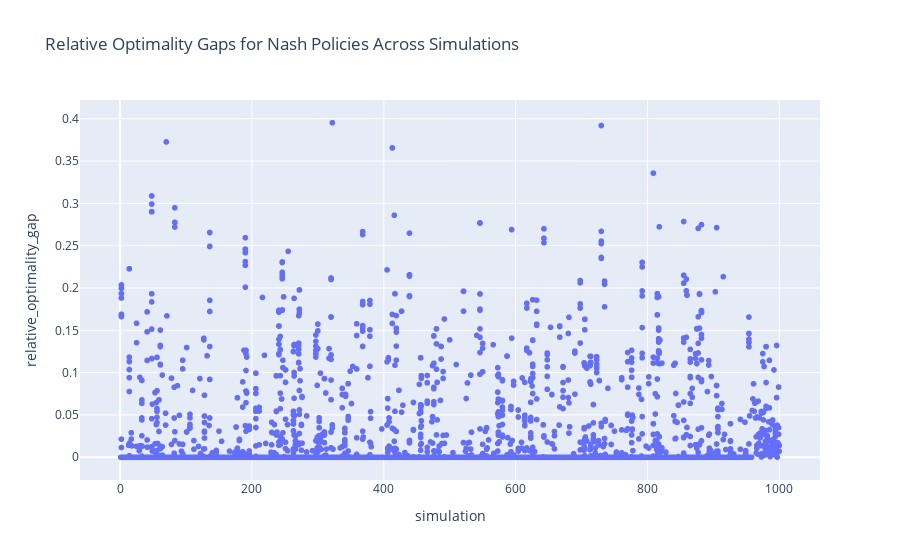
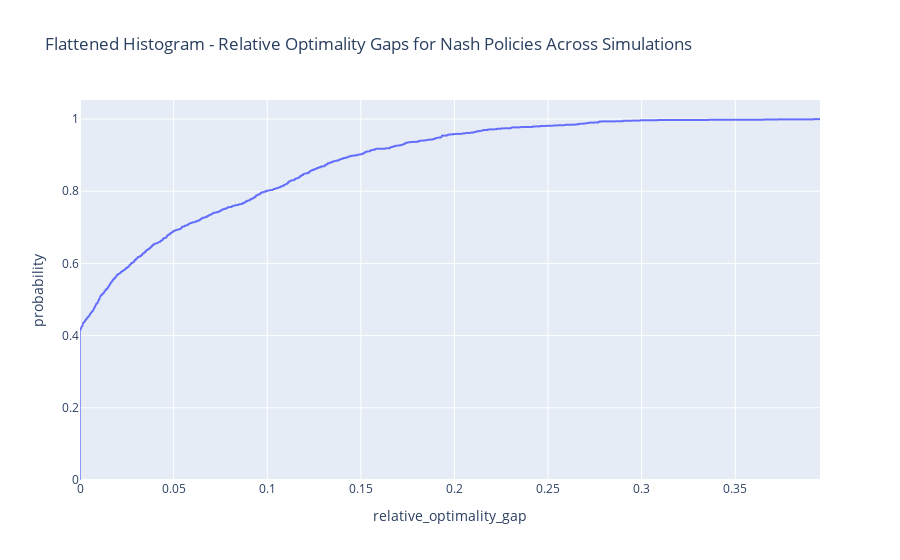

Write notebook code for charts like these, in order.
### Code cell
unifined_opt_gaps = []
unifined_opt_gaps.extend(reg_nash_policies_opt_gaps_per_sim)
unifined_opt_gaps.extend(no_nash_policies_opt_gaps_per_sim)
unifined_opt_gaps.extend(g_nash_policies_opt_gaps_per_sim)

unifined_opt_vals = []
unifined_opt_vals.extend(reg_opt_vals)
unifined_opt_vals.extend(no_opt_vals)
unifined_opt_vals.extend(g_opt_vals)

unifined_stds = []
unifined_stds.extend(reg_stds)
unifined_stds.extend(no_stds)
unifined_stds.extend(g_stds)

# plot optimality gap for different classes of simulations
plot_relative_optimality_gaps(unifined_opt_gaps, unifined_opt_vals)

### Figure 1 — Plotly figure (JSON) as saved in the notebook; plotly's stock layout.template omitted (floating-point values rounded to 4 significant figures; data arrays with more than 128 entries replaced by an {"elided": "..."} marker saying what was removed)
{"data": [{"hovertemplate": "simulation=%{x}<br>relative_optimality_gap=%{y}<extra></extra>", "legendgroup": "", "marker": {"color": "#636efa", "symbol": "circle"}, "mode": "markers", "name": "", "showlegend": false, "type": "scattergl", "x": {"elided": "2306 int values"}, "xaxis": "x", "y": {"elided": "2306 float values"}, "yaxis": "y"}], "layout": {"autosize": true, "legend": {"tracegroupgap": 0}, "title": {"text": "Relative Optimality Gaps for Nash Policies Across Simulations"}, "xaxis": {"anchor": "y", "autorange": true, "domain": [0, 1], "range": [-59.72, 1061.0], "title": {"text": "simulation"}, "type": "linear"}, "yaxis": {"anchor": "x", "autorange": true, "domain": [0, 1], "range": [-0.03262, 0.4279], "title": {"text": "relative_optimality_gap"}, "type": "linear"}}}

### Figure 2 — Plotly figure (JSON) as saved in the notebook; plotly's stock layout.template omitted (floating-point values rounded to 4 significant figures; data arrays with more than 128 entries replaced by an {"elided": "..."} marker saying what was removed)
{"data": [{"hovertemplate": "relative_optimality_gap=%{x}<br>probability=%{y}<extra></extra>", "legendgroup": "", "line": {"dash": "solid", "shape": "hv"}, "marker": {"color": "#636efa", "symbol": "circle"}, "mode": "lines", "name": "", "showlegend": false, "type": "scattergl", "x": {"elided": "2306 float values"}, "xaxis": "x", "y": {"elided": "2306 float values"}, "yaxis": "y"}], "layout": {"autosize": true, "legend": {"tracegroupgap": 0}, "title": {"text": "Flattened Histogram - Relative Optimality Gaps for Nash Policies Across Simulations"}, "xaxis": {"anchor": "y", "autorange": true, "domain": [0, 1], "range": [-3.86e-08, 0.3953], "title": {"text": "relative_optimality_gap"}, "type": "linear"}, "yaxis": {"anchor": "x", "autorange": true, "domain": [0, 1], "range": [0, 1.053], "rangemode": "tozero", "title": {"text": "probability"}, "type": "linear"}}}
